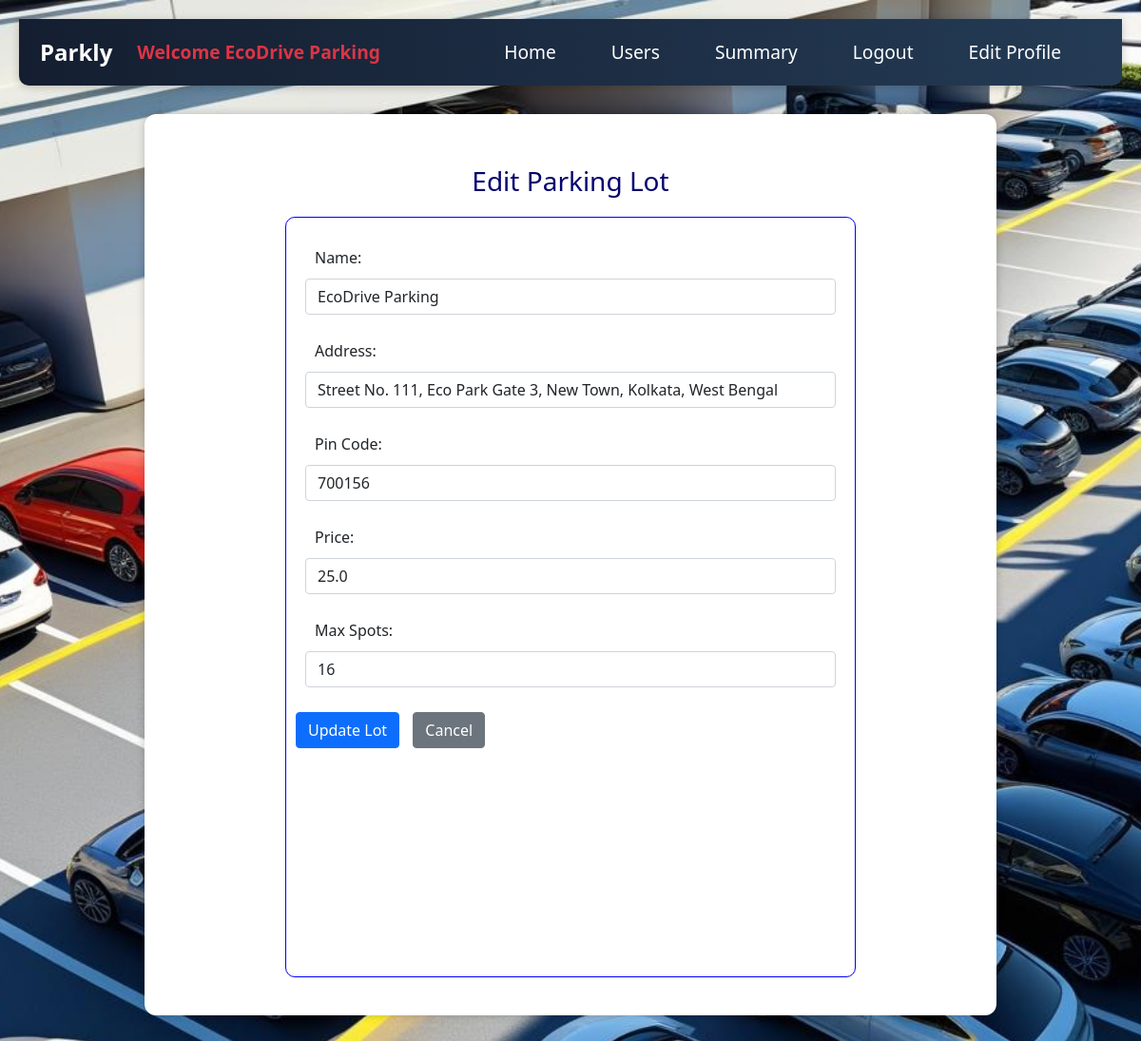
The app's page /edit_parking_lot/2/EcoDrive Parking (signed in), older data.
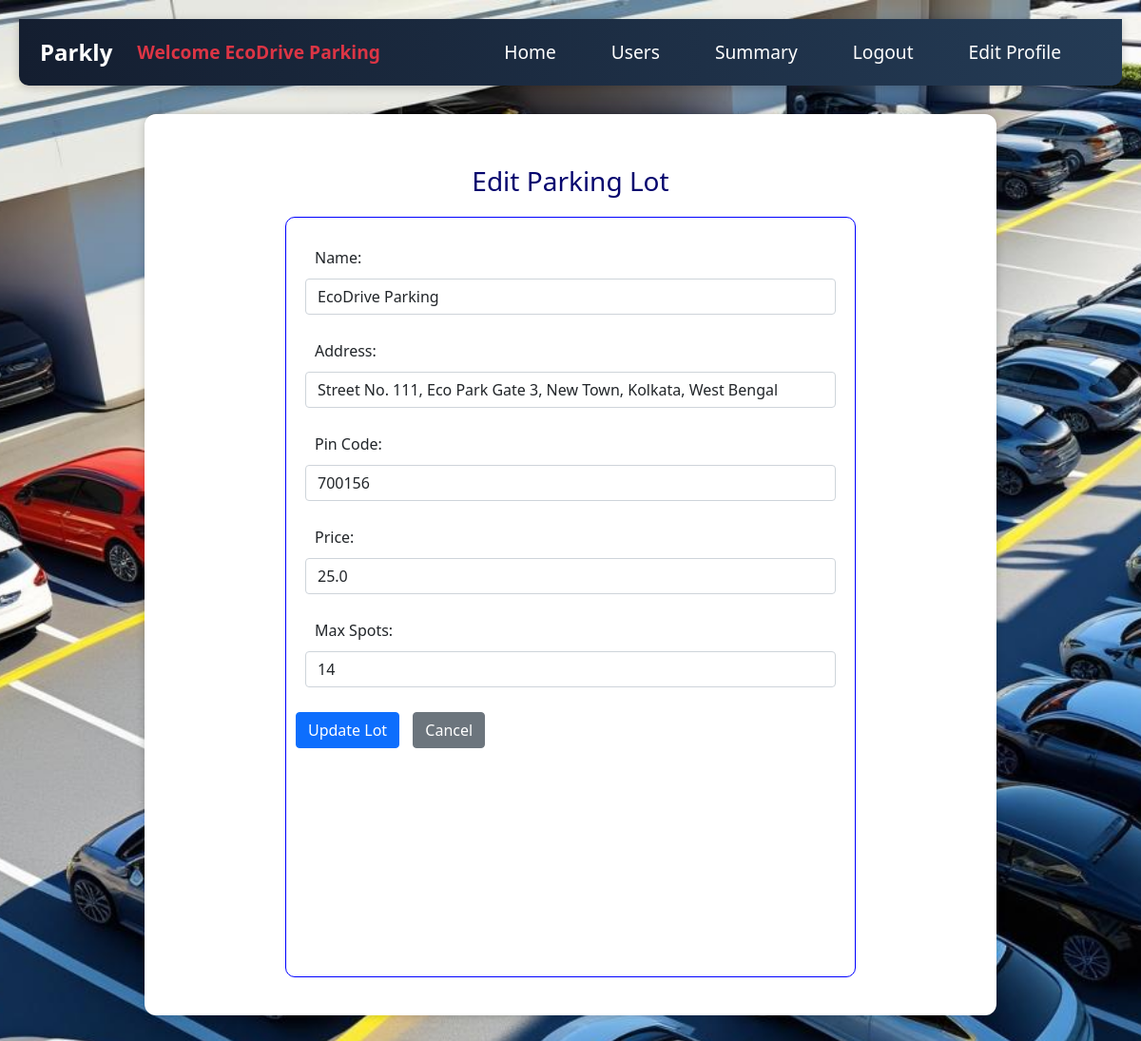
The same page, newer data.
### backend/models.py (models this page shows)
class Parking_lot(db.Model):
    __tablename__="parking_lot"
    id=db.Column(db.Integer,primary_key=True)
    name=db.Column(db.String,nullable=False)
    address=db.Column(db.String,nullable=False)
    pin_code=db.Column(db.Integer,nullable=False)
    price=db.Column(db.Float,default=0.0)
    max_spots=db.Column(db.Integer,nullable=False)
    spots=db.relationship("Parking_spot",cascade="all,delete",backref="parking_lot",lazy=True) # parking lot can access it's all spots
    reservations=db.relationship("Reservation",cascade="all,delete",backref="parking_lot",lazy=True) # parking lot can access it's all reservation

### backend/controllers.py (the view, shortened to what this page needs)
@app.route("/edit_parking_lot/<int:lot_id>/<name>", methods=["GET", "POST"])
@login_required
def edit_parking_lot(lot_id, name):
    lot = Parking_lot.query.get_or_404(lot_id)
    return render_template("edit_parking_lot.html", lot=lot, name=name)

### backend/controllers.py (called while the page is built)
@login_manager.user_loader
def load_user(user_id):
    return User.query.get(int(user_id))

### templates/edit_parking_lot.html
{% extends "admin_layout.html" %}
{% block content %}
<div class="main-content">
<div class="container mt-4">
    <h3 class="center">Edit Parking Lot</h3>
    <form method="POST">
      <div class="input_form">
        <div class="mb-3">
            <label>Name:</label>
            <input type="text" name="name" class="form-control" value="{{ lot.name }}" required>
        </div>
        <div class="mb-3">
            <label>Address:</label>
            <input type="text" name="address" class="form-control" value="{{ lot.address }}" required>
        </div>
        <div class="mb-3">
            <label>Pin Code:</label>
            <input type="number" name="pin_code" class="form-control" value="{{ lot.pin_code }}" required>
        </div>
        <div class="mb-3">
            <label>Price:</label>
            <input type="number" step="0.01" name="price" class="form-control" value="{{ lot.price }}" required>
        </div>
        <div class="mb-3">
            <label>Max Spots:</label>
            <input type="number" name="max_spots" class="form-control" value="{{ lot.max_spots }}" required>
        </div>
        <button type="submit" class="btn btn-primary">Update Lot</button>
        <a href="{{ url_for('admin_dashboard', name=name) }}" class="btn btn-secondary">Cancel</a>
      </div>
    </form>
</div>
</div>
{% endblock %}

### templates/admin_layout.html (shortened to what this page needs)
<!DOCTYPE html>
<html>
    <head>
        <link rel="stylesheet" href="/static/styles/main.css">
        <link rel="stylesheet" href="/static/styles/admin.css">
        <link href="https://cdn.jsdelivr.net/npm/bootstrap@5.0.2/dist/css/bootstrap.min.css" rel="stylesheet">
    </head>
    <body class="admin-dashboard">
            <nav class="navbar navbar-expand-lg navbar-dark slim-navbar ">
                <div class="container-fluid">
                    <a class="navbar-brand fw-bold fs-4 text-white" href="/">Parkly</a>
                    <span class="navbar-brand fw-bold text-danger">Welcome {{name}}</span>
                    <div class="d-flex align-items-center ms-auto">
                        <a class="nav-link text-white me-3" href="{{ url_for('admin_dashboard', name=name) }}">Home</a>
                        <a class="nav-link text-white me-3" href="{{ url_for('admin_users', name=name) }}">Users</a>
                        <a class="nav-link text-white me-3" href="{{ url_for('admin_summary', name=name) }}">Summary</a>
                        <a class="nav-link text-white me-3" href="{{ url_for('logout') }}">Logout</a>
                        <div class="ms-auto">
                            <a href="{{ url_for('edit_profile', name=name) }}" class="nav-link text-white me-3">Edit Profile</a>
                        </div>
                    </div>
                </div>
            </nav>
            <div class="my_panel">
                {% block content %}{% endblock %}
            </div>
    </body>
</html>

Row changes from the older to the newer data that the page shows:
changed Parking_lot "EcoDrive Parking": max_spots "16" → "14"
